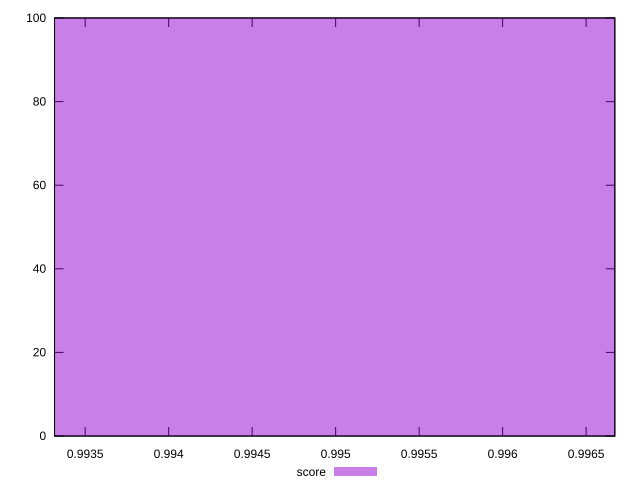

Write gnuplot code to recreate this figure.
reset

$score <<EOF
0.9951569010196307 100
EOF

set key outside below
set boxwidth 0.003741191357216657
set xrange [0.9933164666291344:0.9966719546463649]
set yrange [0:100]
set trange [0:100]
set style fill transparent solid 0.5 noborder
set terminal svg size 640, 490 enhanced background rgb 'white'
set output "reprap/interactive/samples/pages+cached+noexternal/score/histogram.svg"

plot $score title "score" with boxes

reset
